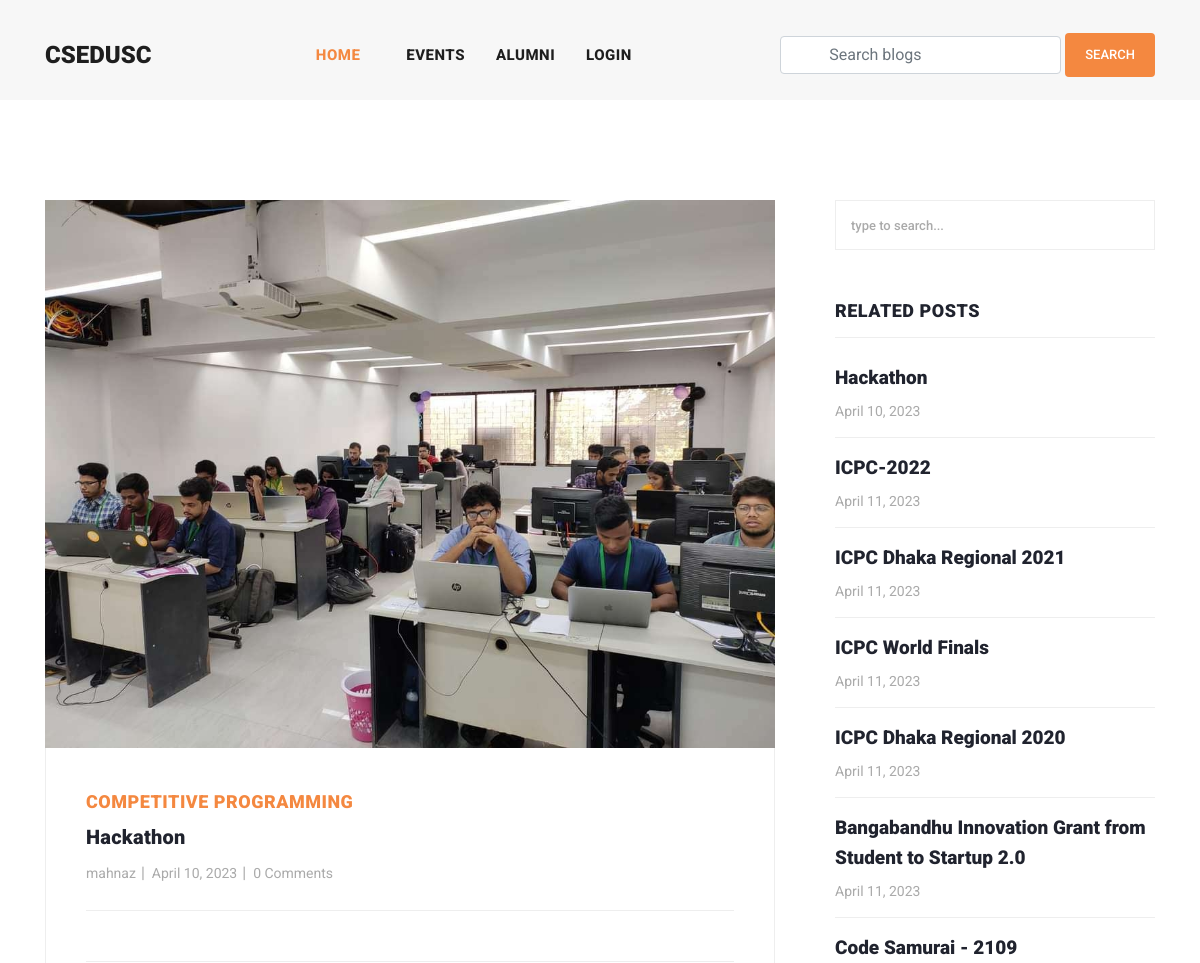
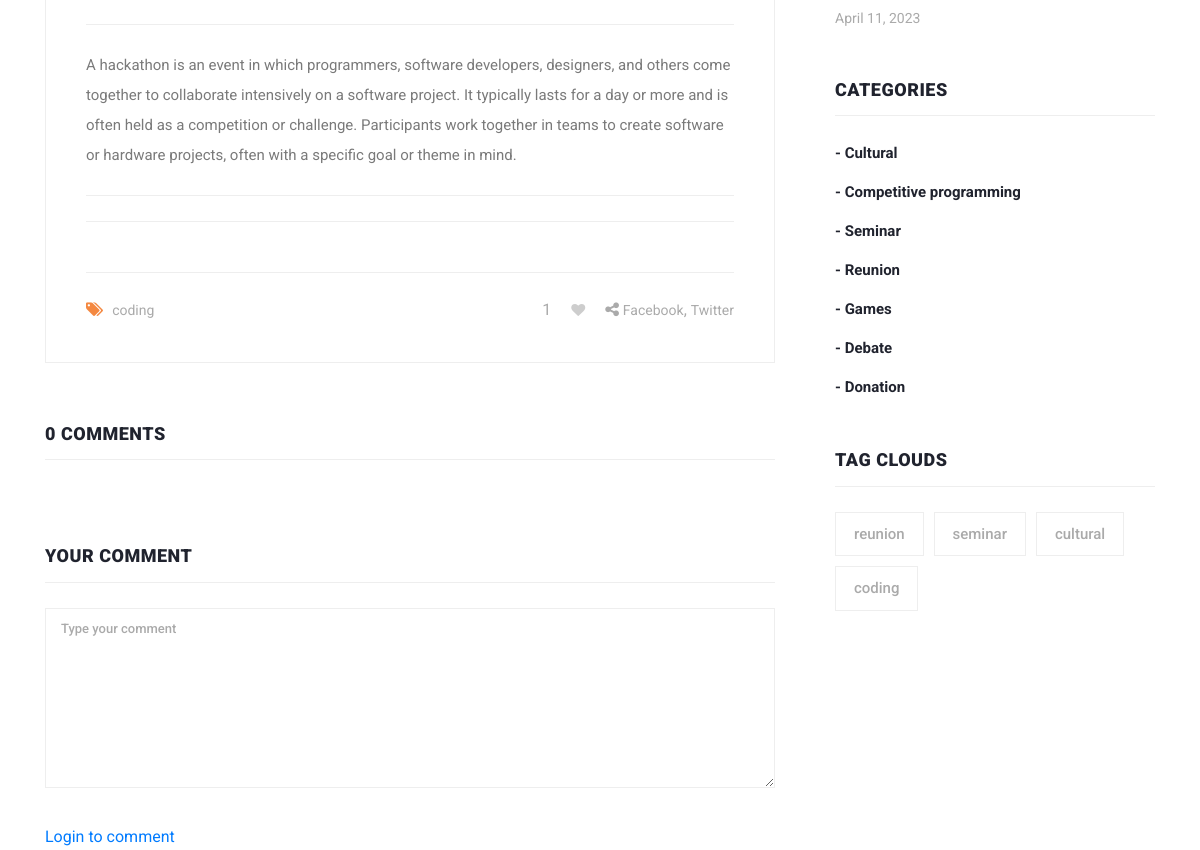
Before: /blog/hackathon/ (upper part) with the older database file (2 pictures, top to bottom).
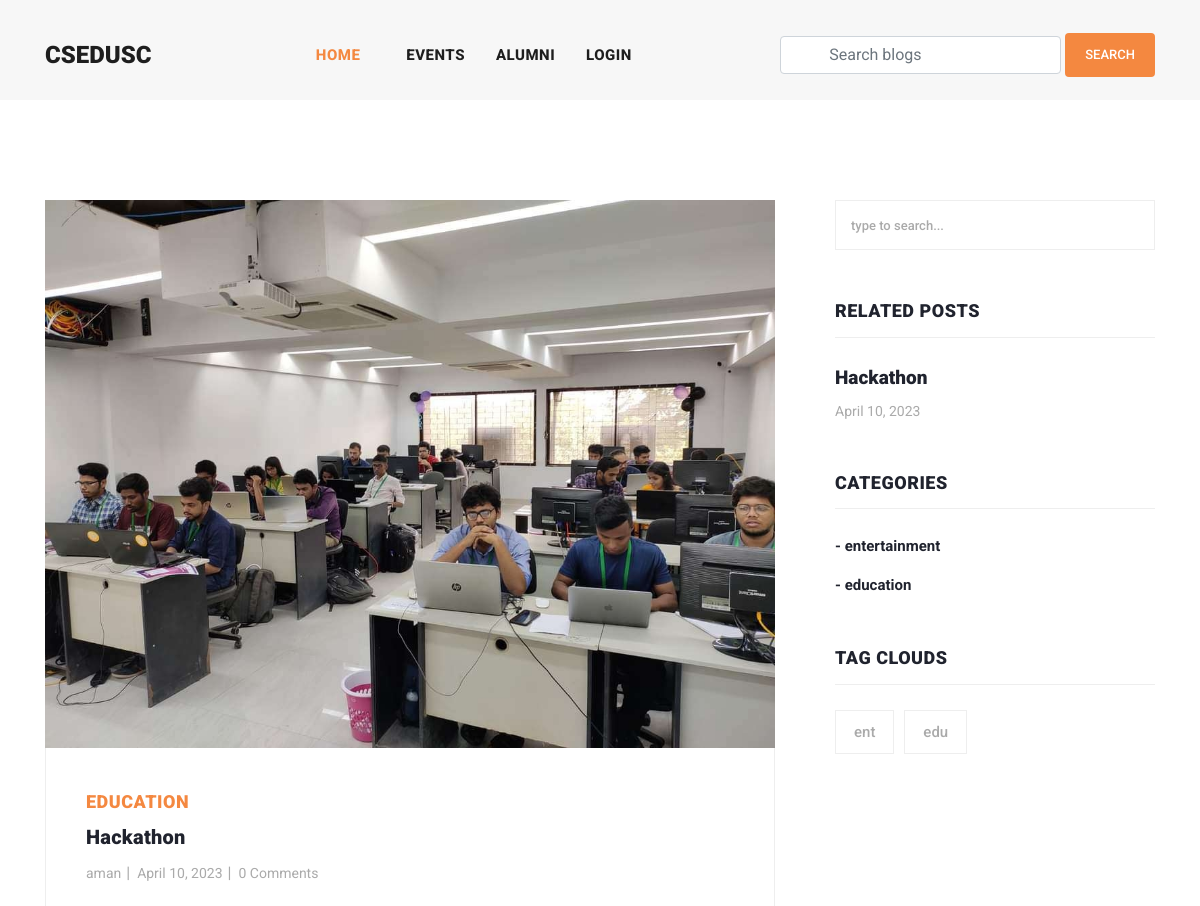
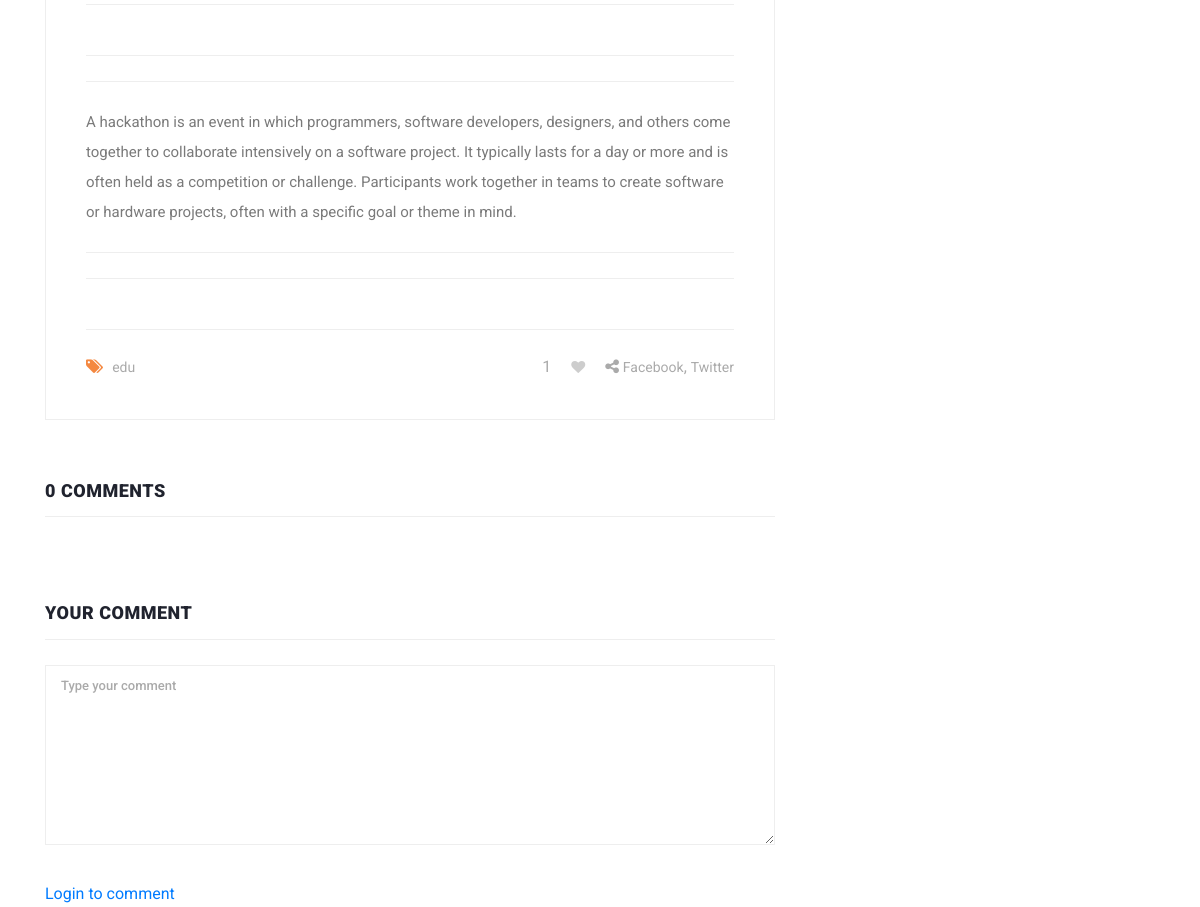
After: the same page with the newer database file (2 pictures, top to bottom).
### blog/models.py (models this page shows, shortened)
class Blog(models.Model):
    user = models.ForeignKey(
        User,
        related_name='user_blogs',
        on_delete=models.CASCADE
    )
    category = models.ForeignKey(
        Category,
        related_name='category_blogs',
        on_delete=models.CASCADE
    )
    tags = models.ManyToManyField(
        Tag,
        related_name='tag_blogs',
        blank=True
    )
    likes = models.ManyToManyField(
        User,
        related_name='user_likes',
        blank=True
    )
    title = models.CharField(
        max_length=250
    )
    slug = models.SlugField(null=True, blank=True)
    banner = models.ImageField(upload_to='blog_banners')
    description = RichTextField()
    created_date = models.DateField(auto_now_add=True)

class Category(models.Model):
    title = models.CharField(max_length=150, unique=True)
    slug = models.SlugField(null=True, blank=True)
    created_date = models.DateField(auto_now_add=True)

class Tag(models.Model):
    title = models.CharField(max_length=150)
    slug = models.SlugField(null=True, blank=True)
    created_date = models.DateField(auto_now_add=True)

### user_profile/models.py (models this page shows, shortened)
class User(AbstractUser):
    email = models.EmailField(
        max_length=150,
        unique=True,
        error_messages={
            "unique": "The email must be unique"
        }
    )
    profile_image = models.ImageField(
        null=True,
        blank=True,
        upload_to="profile_images"
    )
    followers = models.ManyToManyField("Follow")
    REQUIRED_FIELDS = ["email"]
    objects = CustomUserManager()

### blog/views.py (the view, shortened to what this page needs)
# urls.py: path('blog/<str:slug>/', blog_details, name='blog_details'),
def blog_details(request, slug):
    form = TextForm()
    blog = get_object_or_404(Blog, slug=slug)
    category = Category.objects.get(id=blog.category.id)
    related_blogs = category.category_blogs.all()
    tags = Tag.objects.order_by('-created_date')[:5]
    liked_by = request.user in blog.likes.all()
    context = {
        "blog": blog,
        "related_blogs": related_blogs,
        "tags": tags,
        "form": form,
        "liked_by": liked_by
    }
    return render(request, 'blog_details.html', context)

### blog/forms.py
class TextForm(forms.Form):
    text = forms.CharField(widget=forms.Textarea, required=True)

### blog/context_processors.py (called while the page is built)
def get_all_categories(request):
    categories = Category.objects.all()
    context = {
        "categories": categories
    }
    return context

### user_profile/context_processors.py (called while the page is built, shortened)
def user_notifications(request):
    context = {}
    return context

### templates/blog_details.html (shortened to what this page needs)
{% extends 'base.html' %}
{% load static %}
{% block content %}
<section class="blog-posts grid-system">
    <div class="container">
      <div class="row">
        <div class="col-lg-8">
          <div class="all-blog-posts">
            <div class="row">
              <div class="col-lg-12">
                <div class="blog-post">
                  <div class="blog-thumb">
                    <img src="{{blog.banner.url}}" alt="">
                  </div>
                  <div class="down-content">
                    <span>{{blog.category.title}}</span>
                    <a href="javascript:void(0);"><h4>{{blog.title}}</h4></a>
                    <ul class="post-info">
                      <li><a href="{% url 'view_user_information' blog.user.username %}">{{blog.user.username}}</a></li>
                      <li><a href="javascript:void(0);">{{blog.created_date}}</a></li>
                      <li><a href="javascript:void(0);">{{blog.blog_comments.all.count}} Comments</a></li>
                    </ul>
                    <p>{{blog.description|safe}}</p>
                    <div class="post-options">
                      <div class="row">
                        <div class="col-6">
                          <ul class="post-tags">
                            <li><i class="fa fa-tags"></i></li>
                            {% if blog.tags.all.count > 0 %}
                            {% for tag in blog.tags.all %}
                            <li><a href="{% url 'tag_blogs' tag.slug %}">{{tag.title}}</a></li>
                            {% endfor %}
                            {% else %}
                            None
                            {% endif %}
                          </ul>
                        </div>
                        {% if request.user.is_authenticated %}
                        <div class="col-6">
                          <ul class="post-share">
                            <li id="like-count">{{blog.likes.count}}</li>
                            {% if liked_by %}
                            <li class="pl-3 pr-3"><a href="javascript:void(0);"><i id="like-icon" data-blog="{{blog.id}}" class="fa fa-heart"></i></a></li>
                            {% else %}
                            <li class="pl-3 pr-3"><a href="javascript:void(0);"><i id="like-icon" data-blog="{{blog.id}}" class="fa fa-heart empty-heart"></i></a></li>
                            {% endif %}
                            <li><i class="fa fa-share-alt"></i></li>
                            <li><a href="#">Facebook</a>,</li>
                            <li><a href="#"> Twitter</a></li>
                          </ul>
                        </div>
                        {% else %}
                        <div class="col-6">
                          <ul class="post-share">
                            <li id="like-count">{{blog.likes.count}}</li>
                            {% if liked_by %}
                            <li class="pl-3 pr-3"><a href="{% url 'login' %}"><i class="fa fa-heart"></i></a></li>
                            {% else %}
                            <li class="pl-3 pr-3"><a href="{% url 'login' %}"><i class="fa fa-heart empty-heart"></i></a></li>
                            {% endif %}
                            <li><i class="fa fa-share-alt"></i></li>
                            <li><a href="#">Facebook</a>,</li>
                            <li><a href="#"> Twitter</a></li>
                          </ul>
                        </div>
                        {% endif %}
                      </div>
                    </div>
                  </div>
                </div>
              </div>
              <div class="col-lg-12">
                <div class="sidebar-item comments">
                  <div class="sidebar-heading">
                    <h2>{{blog.blog_comments.count}} Comments</h2>
                  </div>
                </div>
              </div>
              <div class="col-lg-12">
                <div class="sidebar-item submit-comment">
                  <div class="sidebar-heading">
                    <h2>Your comment</h2>
                  </div>
                  <div class="content">
                    <form id="comment" action="{% url 'blog_details' blog.slug %}" method="POST">
                      <div class="row">
                        <div class="col-lg-12">
                          <fieldset>
                            <textarea name="text" rows="6" id="message" placeholder="Type your comment" required=""></textarea>
                          </fieldset>
                        </div>
                        <div class="col-lg-12">
                          <fieldset>
                            {% if request.user.is_authenticated %}
                            <button type="submit" id="form-submit" class="main-button">Submit</button>
                            {% else %}
                            <a href="{% url 'login' %}" id="form-submit" class="main-button">Login to comment</a>
                            {% endif %}
                          </fieldset>
                        </div>
                      </div>
                    </form>
                  </div>
                </div>
              </div>
            </div>
          </div>
        </div>
        <div class="col-lg-4">
          <div class="sidebar">
            <div class="row">
              <div class="col-lg-12">
                <div class="sidebar-item search">
                  <form id="search_form" name="gs" method="GET" action="#">
                    <input type="text" name="q" class="searchText" placeholder="type to search..." autocomplete="on">
                  </form>
                </div>
              </div>
              <div class="col-lg-12">
                <div class="sidebar-item recent-posts">
                  <div class="sidebar-heading">
                    <h2>Related Posts</h2>
                  </div>
                  <div class="content">
                    <ul>
                      {% for blog in related_blogs %}
                      <li><a href="{% url 'blog_details' blog.slug %}">
                        <h5>{{blog.title}}</h5>
                        <span>{{blog.created_date}}</span>
                      </a></li>
                      {% endfor %}
                    </ul>
                  </div>
                </div>
              </div>
              <div class="col-lg-12">
                <div class="sidebar-item categories">
                  <div class="sidebar-heading">
                    <h2>Categories</h2>
                  </div>
                  <div class="content">
                    <ul>
                      {% for category in categories %}
                      <li><a href="{% url 'category_blogs' category.slug %}">- {{category.title}}</a></li>
                      {% endfor %}
                    </ul>
                  </div>
                </div>
              </div>
              <div class="col-lg-12">
                <div class="sidebar-item tags">
                  <div class="sidebar-heading">
                    <h2>Tag Clouds</h2>
                  </div>
                  <div class="content">
                    <ul>
                      {% for tag in tags %}
                      <li><a href="{% url 'tag_blogs' tag.slug %}">{{tag.title}}</a></li>
                      {% endfor %}
                    </ul>
                  </div>
                </div>
              </div>
            </div>
          </div>
        </div>
      </div>
    </div>
  </section>
{% endblock content %}

### templates/base.html (shortened to what this page needs)
<!DOCTYPE html>
<html lang="en">
  <head>
      {% load static %}
    <link href="{% static 'vendor/bootstrap/css/bootstrap.min.css' %}" rel="stylesheet">
    <link rel="stylesheet" href="{% static 'css/fontawesome.css' %}">
    <link rel="stylesheet" href="{% static 'css/templatemo-stand-blog.css' %}">
    <link rel="stylesheet" href="{% static 'css/owl.css' %}">
    <link rel="stylesheet" href="{% static 'css/main.css' %}">
</head>
<body>
    {% include 'header.html' %}
    {% block content %}
    {% endblock content %}
</body>
</html>

### templates/header.html (shortened to what this page needs)
 <header class="">
    <nav class="navbar navbar-expand-lg">
      <div class="container">
        <a class="navbar-brand" href="{% url 'home' %}"><h2>CSEDUSC<em></em></h2></a>
        <div class="collapse navbar-collapse" id="navbarResponsive">
          <ul class="navbar-nav ml-auto">
            <li class="nav-item active">
              <a class="nav-link" href="{% url 'home' %}">Home
              </a>
            </li>
            <li class="nav-item">
              <a class="nav-link" href="{% url 'blogs' %}">Events</a>
            </li>
            <a class="nav-link" href="{% url 'home' %}">Alumni
            </a>
            {% if request.user.is_authenticated %}
            <li class="nav-item dropdown">
              <a class="nav-link dropdown-toggle" href="#" id="navbarDropdown" role="button" data-toggle="dropdown" aria-haspopup="true" aria-expanded="false">
                {{request.user.username}}
              </a>
              <div class="dropdown-menu" aria-labelledby="navbarDropdown">
                <a class="dropdown-item" href="{% url 'profile' %}">My Profile</a>
                <a class="dropdown-item" href="{% url 'user_notifications' %}">
                  {% if unseen > 0 %}
                  Notification ({{unseen}})
                  {% else %}
                  Notification
                  {% endif %}
                </a>
                <a class="dropdown-item" href="{% url 'logout' %}">Logout</a>
              </div>
            </li>
            {% else %}
            <li class="nav-item">
              <a class="nav-link" href="{% url 'login' %}">Login</a>
            </li>
            {% endif %}
          </ul>
          <form class="form-inline d-flex flex-nowrap my-2 ml-auto search-form" action="{% url 'search_blogs' %}" method="GET">
            <input class="form-control px-5" name="search" type="text" placeholder="Search blogs" required>
            <button class="btn btn-primary ml-1">Search</button>
          </form>
        </div>
      </div>
    </nav>
  </header>

### templates/scripts.html (shortened to what this page needs)
{% load static %}

### assets/css/main.css (style rules this page uses)
.empty-heart { color: #CDCDCD !important; }
.blog-posts .submit-comment textarea { text-transform: none !important; }
.fa-heart { color: red !important; }
.btn-primary { display: inline-block; background-color: #f48840; color: #fff; font-size: 13px; font-weight: 500; padding: 12px 20px; text-transform: uppercase; transition: all .3s; border: none; outline: none; }
input, textarea { text-transform: none !important; }

Changed rows visible on the page:
removed Blog: title "ICPC-2022", created_date "April 11, 2023"
removed Blog: title "ICPC Dhaka Regional 2021", created_date "April 11, 2023"
removed Blog: title "ICPC World Finals", created_date "April 11, 2023"
removed Blog: title "ICPC Dhaka Regional 2020", created_date "April 11, 2023"
removed Blog: title "Bangabandhu Innovation Grant from Student to Startup 2.0", created_date "April 11, 2023"
removed Blog: title "Code Samurai - 2109", created_date "April 11, 2023"
removed Category: title "Seminar"
removed Category: title "Reunion"
removed Category: title "Games"
removed Category: title "Debate"
removed Category: title "Donation"
removed Tag: title "reunion", shown under "TAG CLOUDS"
removed Tag: title "seminar", shown under "TAG CLOUDS"
changed Blog "Hackathon": category "COMPETITIVE PROGRAMMING" → "EDUCATION"; user.username "mahnaz" → "aman"
changed Tag: title "coding" → "edu"
changed Category: title "Cultural" → "entertainment"
changed Category: title "Competitive programming" → "education"
changed Tag: title "cultural" → "ent"
